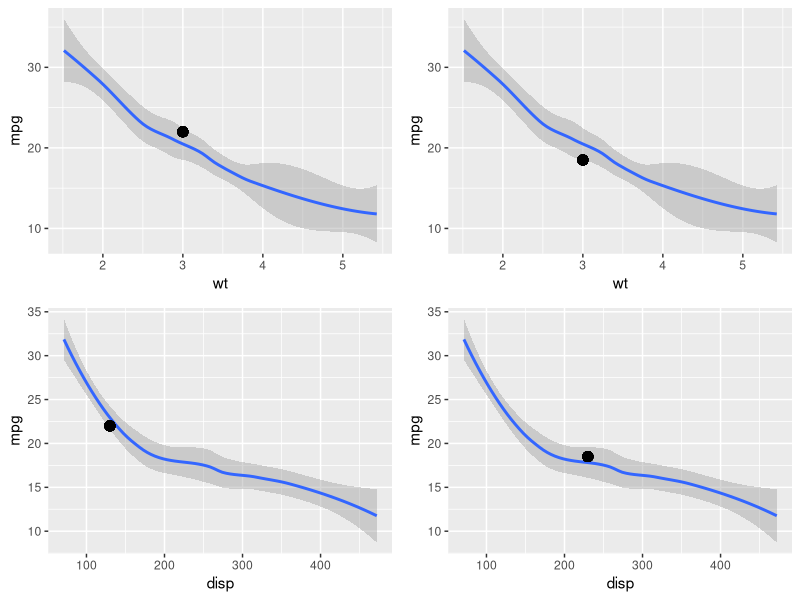

Here is the R script that generated this plot:
## ---- chunk 1
require(gridExtra)
require(stats)
require(ggplot2)
library(datasets)
data(mtcars)
modfit <- lm(mpg~I(1/disp)+log(wt),data = mtcars)
mpgEst <- function(wt,disp){
    round(as.double(modfit$coefficients[1]
                    +modfit$coefficients[2]*(1/disp)
                    +modfit$coefficients[3]*log(wt/1000)),1)
    }

mpg_est1 <<- mpgEst(3000,130)
mpg_est2 <<- mpgEst(3000,230)
g1 <- ggplot(mtcars) + geom_smooth(aes(x=wt,y=mpg),method='loess',data = mtcars) +
                 geom_point(aes(x=3,y=mpg_est1),size=3)

g2 <- ggplot(mtcars) +
                 geom_smooth(aes(x=disp,y=mpg),method='loess',data = mtcars) +
                 geom_point(aes(x=130,y=mpg_est1),size=3)
g3 <- ggplot(mtcars) + geom_smooth(aes(x=wt,y=mpg),method='loess',data = mtcars) +
                 geom_point(aes(x=3,y=mpg_est2),size=3)

g4 <- ggplot(mtcars) +
                 geom_smooth(aes(x=disp,y=mpg),method='loess',data = mtcars) +
                 geom_point(aes(x=230,y=mpg_est2),size=3)
grid.arrange(g1,g3,g2,g4)
